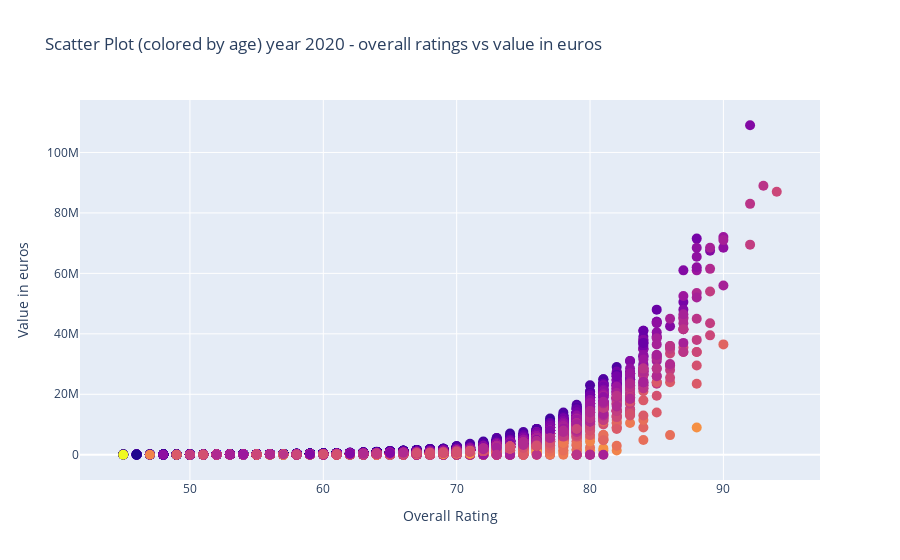

Here is the notebook cell this chart was saved with:
### Code cell
# Exploratory Data Analysis 
# scatter plot (colored by Age) year 2020 - Overall Rating vs Value in Euros
fig = go.Figure(
data = go.Scatter(
    x = df['overall'],
    y = df['value_eur'],
    mode = 'markers',
    marker = dict(size=10, color = df['age']),
    text = df['short_name']
)
)

fig.update_layout(title='Scatter Plot (colored by age) year 2020 - overall ratings vs value in euros',
xaxis_title = 'Overall Rating',
yaxis_title = 'Value in euros')

### Figure 1 — Plotly figure (JSON) as saved in the notebook; plotly's stock layout.template omitted (floating-point values rounded to 4 significant figures; data arrays with more than 128 entries replaced by an {"elided": "..."} marker saying what was removed)
{"data": [{"marker": {"color": {"elided": "17009 int values"}, "size": 10}, "mode": "markers", "text": {"elided": "17009 str values"}, "type": "scatter", "x": {"elided": "17009 int values"}, "y": {"elided": "17009 int values"}}], "layout": {"title": {"text": "Scatter Plot (colored by age) year 2020 - overall ratings vs value in euros"}, "xaxis": {"title": {"text": "Overall Rating"}}, "yaxis": {"title": {"text": "Value in euros"}}}}
